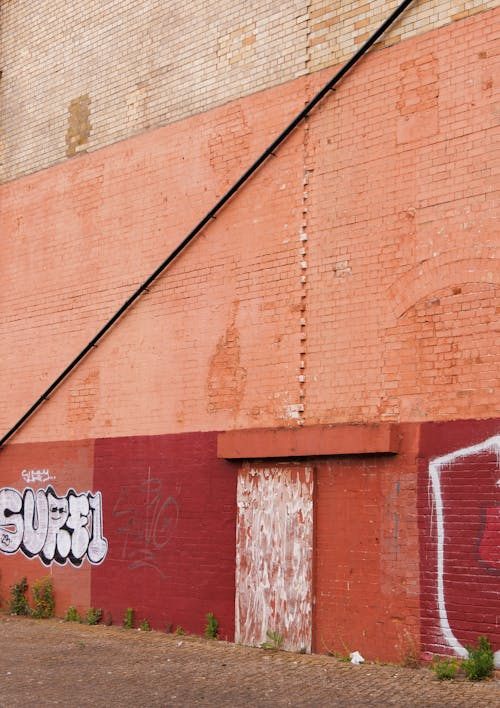
#> input picture images/duvar.jpg, 500 x 708 px
$ python main.py
#> lines starting #> are read from the running program, lines starting #| are printed output that depends on the picture; after the words box and inside, x2 and y2 are one past the last pixel; in counts of white or black regions, pixels touching at a corner belong together
import cv2
import numpy as np


def auto_canny(gray, sigma=0.5):
    v = np.median(gray)
    lower = int(max(0, (1.0 - sigma) * v))
    upper = int(min(255, (1.0 + sigma) * v))
    return cv2.Canny(gray, lower, upper)


def find_contours_compat(bin_img):
    res = cv2.findContours(bin_img, cv2.RETR_EXTERNAL, cv2.CHAIN_APPROX_SIMPLE)
    return res[0] if len(res) == 2 else res[1]


def detect_graffiti_traditional_v2(image_path):
#> called with image_path = 'images/duvar.jpg'
    img = cv2.imread(image_path)
#> img is the input picture: shape (708, 500, 3); mean B, G, R 110.1, 130.2, 194.5
    if img is None:
        raise RuntimeError("Görüntü yüklenemedi")

    h, w = img.shape[:2]
#> h = 708; w = 500
    output = img.copy()

    blurred = cv2.GaussianBlur(img, (5, 5), 0)

    hsv = cv2.cvtColor(blurred, cv2.COLOR_BGR2HSV)
#> hsv: shape (708, 500, 3); mean H, S, V 25.5, 114.5, 194.6
    s = hsv[:, :, 1]
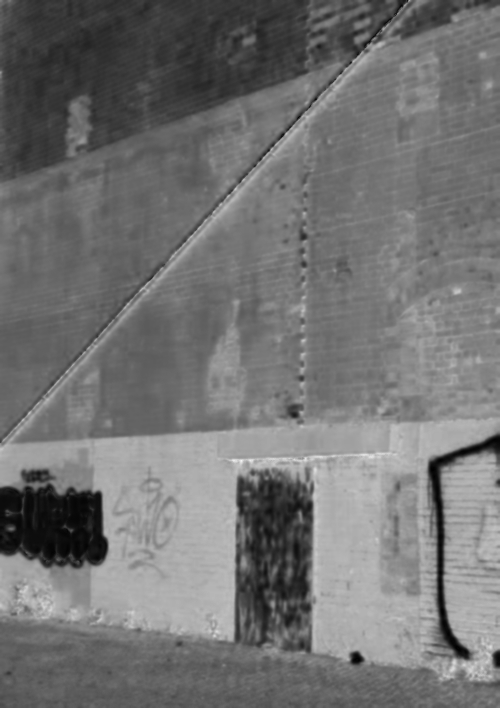
#> s: shape (708, 500); min 0, max 243, mean 114.5

    # OTSU yerine sabit ama yumuşak eşik (daha stabil)
    sat_mask = cv2.inRange(s, 40, 255)  # 40 -> 30 da deneyebilirsin
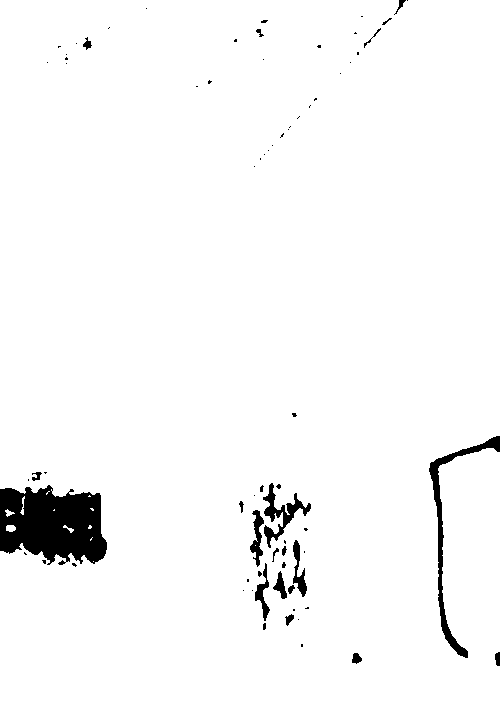
#> sat_mask: shape (708, 500); 96.9% white; 73 black regions (53 under 20 px), largest, box (x1, y1, x2, y2) and area: (0, 485, 107, 565) 6400, (429, 436, 500, 658) 1640, (263, 483, 311, 548) 848

    gray = cv2.cvtColor(blurred, cv2.COLOR_BGR2GRAY)
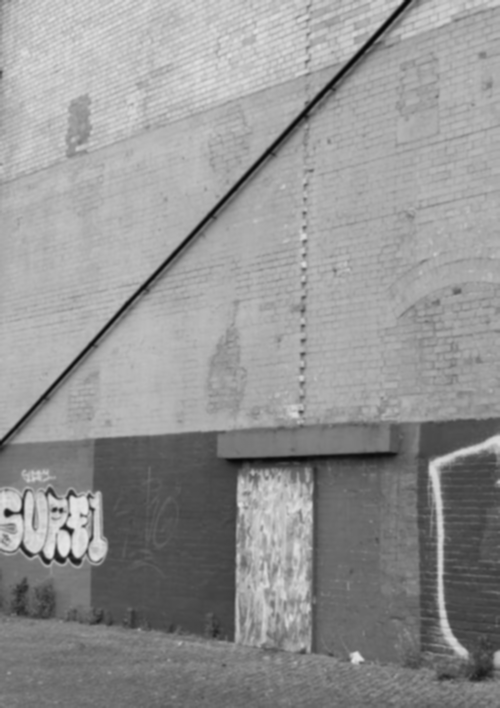
#> gray: shape (708, 500); min 8, max 230, mean 147.2
    edge_mask = auto_canny(gray, sigma=0.5)
#> in auto_canny, `v = np.median(gray)`: v = 165
#> in auto_canny, `lower = int(max(0, (1.0 - sigma) * v))`: lower = 82
#> in auto_canny, `upper = int(min(255, (1.0 + sigma) * v))`: upper = 247
#> in auto_canny, `return cv2.Canny(gray, lower, upper)`:
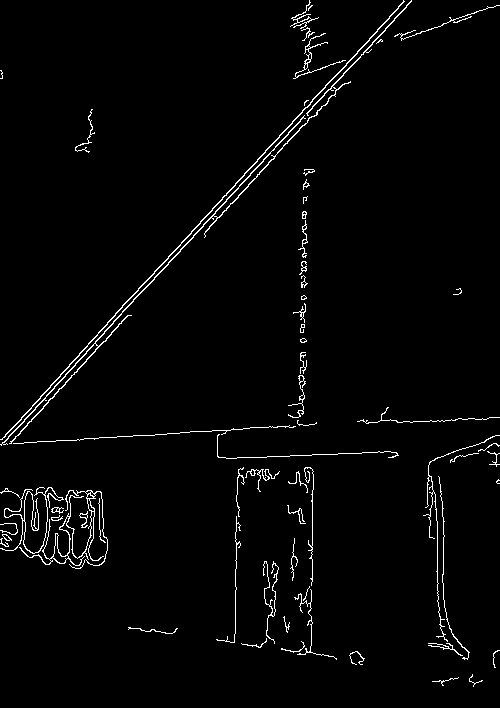
#> returned value: shape (708, 500); 2.3% white in thin lines or dots

    # AND yerine OR (küçük/uzak grafiti için daha affedici)
    combined = cv2.bitwise_or(sat_mask, edge_mask)
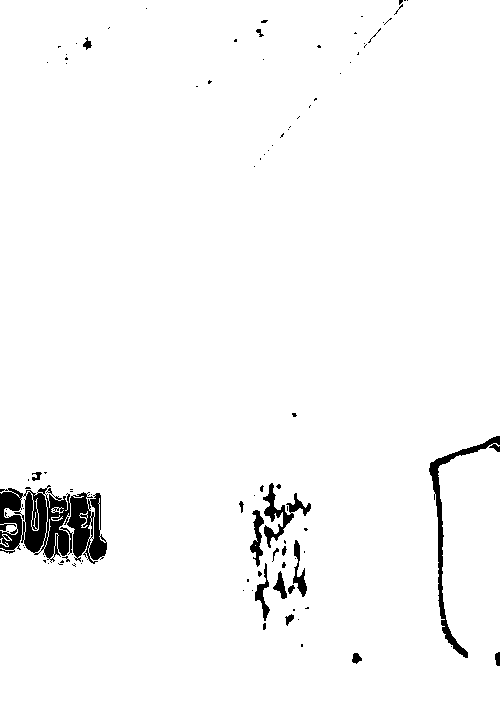
#> combined: shape (708, 500); 97.3% white; 101 black regions (82 under 20 px), largest, box (x1, y1, x2, y2) and area: (0, 485, 107, 564) 5037, (429, 436, 500, 658) 1549, (263, 483, 311, 548) 825

    k = max(3, (min(h, w) // 350) | 1)
#> k = 3
    kernel = np.ones((k, k), np.uint8)
#> kernel = [[1, 1, 1], [1, 1, 1], [1, 1, 1]]
    combined = cv2.morphologyEx(combined, cv2.MORPH_OPEN, kernel, iterations=1)
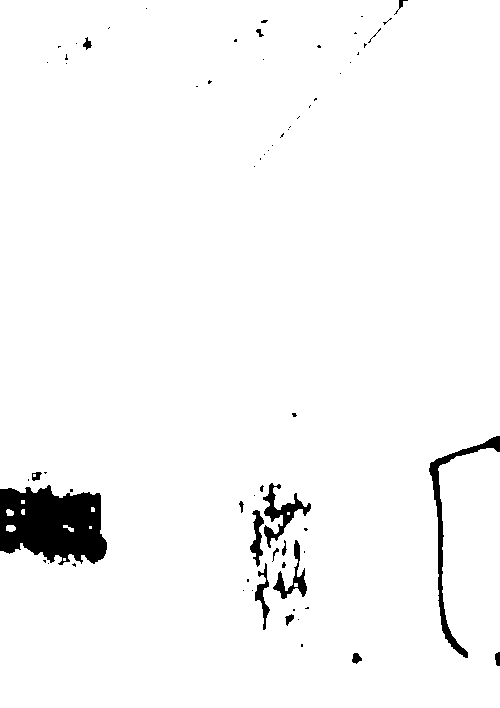
#> combined: shape (708, 500); 96.9% white; 67 black regions (50 under 20 px), largest, box (x1, y1, x2, y2) and area: (0, 485, 107, 565) 6334, (429, 436, 500, 658) 1600, (263, 483, 311, 548) 901
    combined = cv2.morphologyEx(combined, cv2.MORPH_CLOSE, kernel, iterations=1)
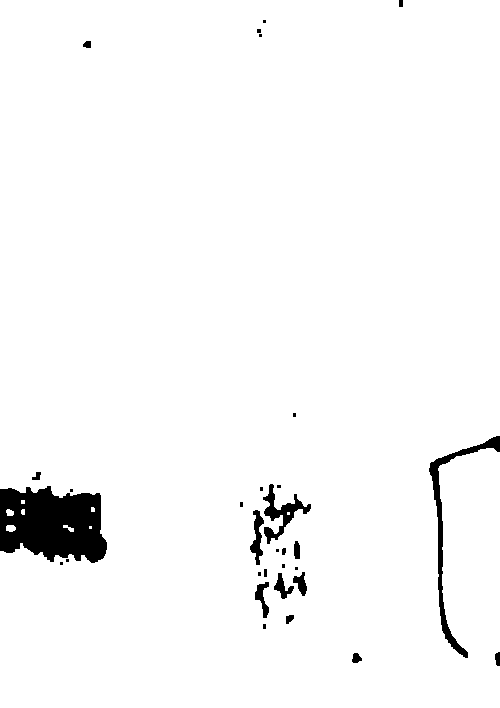
#> combined: shape (708, 500); 97.1% white; 31 black regions (15 under 20 px)

    contours = find_contours_compat(combined)
#> in find_contours_compat, `res = cv2.findContours(bin_img, cv2.RETR_EXTERNAL, cv2.CHAIN_APPROX_SI..`: res = 8 contours, 4 with area under 20; largest, box (x1, y1, x2, y2) and area: (0, 0, 500, 708) 344229, (6, 525, 16, 532) 46, (6, 509, 14, 516) 34, (63, 525, 74, 532) 24
#> contours has the same summary as res in find_contours_compat

    min_area = 0.00005 * (h * w)
#> min_area = 17.7
    max_area = 0.25 * (h * w)
#> max_area = 88500

    found = 0

    for cnt in contours:
        area = cv2.contourArea(cnt)
        if area < min_area or area > max_area:
            continue

        x, y, ww, hh = cv2.boundingRect(cnt)

        aspect = ww / (hh + 1e-6)
        if aspect > 12 or aspect < 0.08:
            continue

        roi_s = s[y:y+hh, x:x+ww]
        roi_e = edge_mask[y:y+hh, x:x+ww]

        mean_s = float(np.mean(roi_s))
        if mean_s < 30:
            continue

        edge_ratio = float(np.count_nonzero(roi_e)) / (ww * hh + 1e-6)
        if edge_ratio < 0.008:
            continue

        extent = area / (ww * hh + 1e-6)
        if extent > 0.90:
            continue

        found += 1
        cv2.rectangle(output, (x, y), (x + ww, y + hh), (0, 255, 0), 2)
        cv2.putText(output, "Graffiti?", (x, max(0, y - 10)),
                    cv2.FONT_HERSHEY_SIMPLEX, 0.7, (0, 255, 0), 2)
#> this loop made 8 passes
#> (area, x, y, ww, aspect, mean_s, edge_ratio, extent) on passes 2, 3, 5: (24.5, 63, 525, 11, 1.57, 33.68, 0.26, 0.318), (46, 6, 525, 10, 1.43, 58.74, 0.0143, 0.657), (33.5, 6, 509, 8, 1.14, 44.75, 0.232, 0.598)
#> area on pass 8: 344229
#> after the loop, found = 3

    return output, combined, sat_mask, edge_mask, found


if __name__ == "__main__":
    image_path = "images/duvar.jpg"

    out, combined, sat_mask, edge_mask, found = detect_graffiti_traditional_v2(image_path)
#> found = 3

    cv2.imwrite("dbg_sat_mask.png", sat_mask)
    cv2.imwrite("dbg_edge_mask.png", edge_mask)
    cv2.imwrite("out_mask.png", combined)
    cv2.imwrite("out_result.png", out)

    print("Bitti 🌿")
    print("Bulunan aday sayısı:", found)
#| Bulunan aday sayısı: 3
    print("Kaydedilen dosyalar:")
    print("- out_result.png")
    print("- out_mask.png")
    print("- dbg_sat_mask.png")
    print("- dbg_edge_mask.png")
